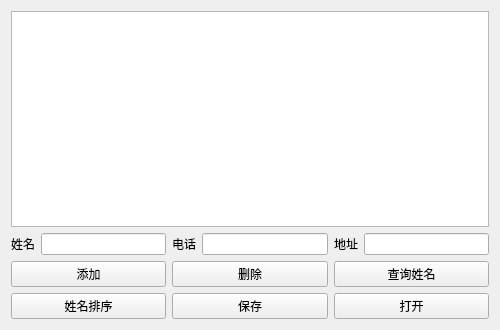
<?xml version="1.0" encoding="UTF-8"?>
<ui version="4.0">
 <class>Widget</class>
 <widget class="QWidget" name="Widget">
  <property name="geometry">
   <rect>
    <x>0</x>
    <y>0</y>
    <width>500</width>
    <height>330</height>
   </rect>
  </property>
  <property name="windowTitle">
   <string>Widget</string>
  </property>
  <layout class="QVBoxLayout" name="verticalLayout">
   <item>
    <widget class="QListWidget" name="listWidget"/>
   </item>
   <item>
    <layout class="QHBoxLayout" name="horizontalLayout">
     <item>
      <widget class="QLabel" name="label">
       <property name="text">
        <string>姓名</string>
       </property>
      </widget>
     </item>
     <item>
      <widget class="QLineEdit" name="lineEditName"/>
     </item>
     <item>
      <widget class="QLabel" name="label_2">
       <property name="text">
        <string>电话</string>
       </property>
      </widget>
     </item>
     <item>
      <widget class="QLineEdit" name="lineEditPhone"/>
     </item>
     <item>
      <widget class="QLabel" name="label_3">
       <property name="text">
        <string>地址</string>
       </property>
      </widget>
     </item>
     <item>
      <widget class="QLineEdit" name="lineEditAddress"/>
     </item>
    </layout>
   </item>
   <item>
    <layout class="QGridLayout" name="gridLayout">
     <item row="0" column="0">
      <widget class="QPushButton" name="pushButtonAdd">
       <property name="text">
        <string>添加</string>
       </property>
      </widget>
     </item>
     <item row="0" column="1">
      <widget class="QPushButton" name="pushButtonDel">
       <property name="text">
        <string>删除</string>
       </property>
      </widget>
     </item>
     <item row="0" column="2">
      <widget class="QPushButton" name="pushButtonFind">
       <property name="text">
        <string>查询姓名</string>
       </property>
      </widget>
     </item>
     <item row="1" column="0">
      <widget class="QPushButton" name="pushButtonSort">
       <property name="text">
        <string>姓名排序</string>
       </property>
      </widget>
     </item>
     <item row="1" column="1">
      <widget class="QPushButton" name="pushButtonSave">
       <property name="text">
        <string>保存</string>
       </property>
      </widget>
     </item>
     <item row="1" column="2">
      <widget class="QPushButton" name="pushButtonOpen">
       <property name="text">
        <string>打开</string>
       </property>
      </widget>
     </item>
    </layout>
   </item>
  </layout>
 </widget>
 <resources/>
 <connections/>
</ui>
